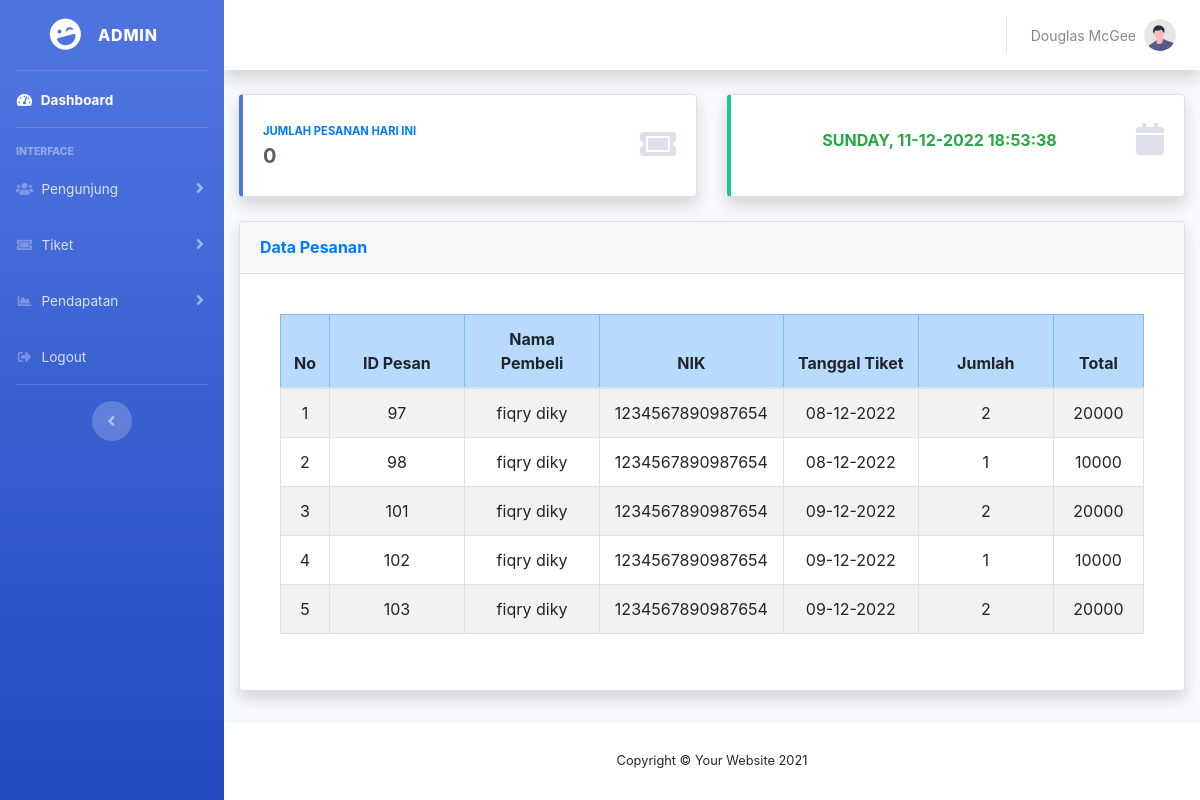
Page /admin/pemesanan.php on the committed database.
### tables this page shows
CREATE TABLE `pesan` (
  `id_pesan` int(11) NOT NULL,
  `id_user` int(11) NOT NULL,
  `id_tiket` int(11) NOT NULL,
  `jumlah` int(100) NOT NULL,
  `total` int(100) NOT NULL
);

CREATE TABLE `user` (
  `id_user` int(11) NOT NULL,
  `name` varchar(100) NOT NULL,
  `nik` varchar(16) NOT NULL,
  `ttl` date NOT NULL,
  `email` varchar(100) NOT NULL,
  `password` varchar(250) NOT NULL,
  `level` varchar(255) NOT NULL
);

CREATE TABLE `tiket` (
  `id_tiket` int(11) NOT NULL,
  `tanggal` date DEFAULT NULL,
  `jumlah_tiket` int(11) DEFAULT NULL
);

### admin/function.php (called while the page is built, shortened)
<?php
require "../connect.php";
function query($data){
    global $conn;
    $result = mysqli_query($conn,$data);
    $rows = [];
    while ($row = mysqli_fetch_array($result)){
        $rows[] = $row;
    }
    return $rows;
}
?>

### admin/pemesanan.php (the view, shortened to what this page needs)
<!DOCTYPE html>
<html lang="en">
<head>
    <link href="assets/vendor/fontawesome-free/css/all.min.css" rel="stylesheet" type="text/css">
    <link href="assets/css/sb-admin-2.min.css" rel="stylesheet">
    <link rel="stylesheet" href="https://cdn.jsdelivr.net/npm/bootstrap@4.6.2/dist/css/bootstrap.min.css">
</head>
<body id="page-top">
<?php
    require 'function.php';
    $data_pesan = query("SELECT * FROM pesan INNER JOIN tiket ON tiket.id_tiket = pesan.id_tiket INNER JOIN user ON user.id_user = pesan.id_user");
    $tanggal = date("Y-m-d");
    $total = "SELECT count(*) as jumlah FROM pesan INNER JOIN tiket ON tiket.id_tiket = pesan.id_tiket INNER JOIN user ON user.id_user = pesan.id_user WHERE tiket.tanggal = '$tanggal'";
    $hasil = mysqli_query($conn,$total);
    $result = mysqli_fetch_array($hasil)['jumlah'];
?>
    <div id="wrapper">
        <ul class="navbar-nav bg-gradient-primary sidebar sidebar-dark accordion" id="accordionSidebar">
            <a class="sidebar-brand d-flex align-items-center justify-content-center" href="index.php">
                <div class="sidebar-brand-icon rotate-n-15">
                    <i class="fas fa-laugh-wink"></i>
                </div>
                <div class="sidebar-brand-text mx-3">Admin</div>
            </a>
            <hr class="sidebar-divider my-0">
            <li class="nav-item active">
                <a class="nav-link" href="index.php">
                    <i class="fas fa-fw fa-tachometer-alt"></i>
                    <span>Dashboard</span></a>
            </li>
            <hr class="sidebar-divider">
            <div class="sidebar-heading">
                Interface
            </div>
            <li class="nav-item">
                <a class="nav-link collapsed" href="#" data-toggle="collapse" data-target="#collapseTwo"
                    aria-expanded="true" aria-controls="collapseTwo">
                    <i class="fas fa-fw fa-users"></i>
                    <span>Pengunjung</span>
                </a>
            </li>
            <li class="nav-item">
                <a class="nav-link collapsed" href="#" data-toggle="collapse" data-target="#collapseUtilities"
                    aria-expanded="true" aria-controls="collapseUtilities">
                    <i class="fas fa-fw fa-ticket-alt"></i>
                    <span>Tiket</span>
                </a>
            </li>
            <li class="nav-item">
                <a class="nav-link collapsed" href="#" data-toggle="collapse" data-target="#collapsePages"
                    aria-expanded="true" aria-controls="collapsePages">
                    <i class="fas fa-fw fa-chart-area"></i>
                    <span>Pendapatan</span>
                </a>
            </li>
            <li class="nav-item">
                <a class="nav-link" href="logout.php">
                    <i class="fas fa-fw fa-sign-out-alt"></i>
                    <span>Logout</span></a>
            </li>
            <hr class="sidebar-divider d-none d-md-block">
            <div class="text-center d-none d-md-inline">
                <button class="rounded-circle border-0" id="sidebarToggle"></button>
            </div>
        </ul>
        <div id="content-wrapper" class="d-flex flex-column">
            <div id="content">
                <nav class="navbar navbar-expand navbar-light bg-white topbar mb-4 static-top shadow">
                    <ul class="navbar-nav ml-auto">
                        <li class="nav-item dropdown no-arrow">
                            <a class="nav-link dropdown-toggle" href="#" id="userDropdown" role="button"
                                data-toggle="dropdown" aria-haspopup="true" aria-expanded="false">
                                <span class="mr-2 d-none d-lg-inline text-gray-600 small">Douglas McGee</span>
                                <img class="img-profile rounded-circle"
                                    src="img/undraw_profile.svg">
                            </a>
                        </li>
                    </ul>
                </nav>
                <div class="container-fluid">
                    <div class="row">
                        <div class="col-xl-6 col-md-6 mb-4">
                            <div class="card border-left-primary shadow h-100 py-2">
                                <div class="card-body">
                                    <div class="row no-gutters align-items-center">
                                        <div class="col mr-2">
                                            <div class="text-xs font-weight-bold text-primary text-uppercase mb-1">
                                                Jumlah Pesanan Hari Ini</div>
                                            <div class="h5 mb-0 font-weight-bold text-gray-800">
                                                <?php echo ($result)?>
                                            </div>
                                        </div>
                                        <div class="col-auto">
                                            <i class="fas fa-ticket-alt fa-2x text-gray-300"></i>
                                        </div>
                                    </div>
                                </div>
                            </div>
                        </div>
                        <div class="col-xl-6 col-md-6 mb-4">
                            <div class="card border-left-success shadow h-100 py-2">
                                <div class="card-body">
                                    <div class="row no-gutters align-items-center">
                                        <div class="col mr-2">
                                            <div class="text-xl-center font-weight-bold text-success text-uppercase mb-0">
                                                <?php date_default_timezone_set('Asia/Jakarta');
                                                      echo date('l, d-m-Y  H:i:s');
                                                ?>
                                            </div>
                                        </div>
                                        <div class="col-auto">
                                            <i class="fas fa-calendar fa-2x text-gray-300"></i>
                                        </div>
                                    </div>
                                </div>
                            </div>
                        </div>
                    </div>
                    <div class="row">
                        <div class="col-xl-12 col-lg-7">
                            <div class="card shadow mb-4">
                                <div
                                    class="card-header py-3 d-flex flex-row align-items-center justify-content-between">
                                    <h6 class="m-0 font-weight-bold text-primary">Data Pesanan</h6>
                                </div>
                                <div class="card-body">
                                <div class="card-body">
                            <div class="table-responsive">
                                <table class="table table-striped table-bordered" id="dataTable" width="100%" cellspacing="0" style="text-align: center;">
                                    <thead style="text-align: center;">
                                        <tr class="table table-primary">
                                            <th width = "5%">No</th>
                                            <th width="15%">ID Pesan</th>
                                            <th width="15%">Nama Pembeli</th>
                                            <th width="15%">NIK</th>
                                            <th width="15%">Tanggal Tiket</th>
                                            <th width="15%">Jumlah</th>
                                            <th width="10%">Total</th>
                                        </tr>
                                    </thead>
                                    <tbody>
                                        <?php $i=1 ?>
                                    <?php foreach ($data_pesan as $row) : ?>
                                        <tr>
                                            <td><?=$i?></td>
                                            <td><?= $row['id_pesan'];?></td>
                                            <td><?= $row['name'];?></td>
                                            <td><?= $row['nik'];?></td>
                                            <td><?= date('d-m-Y', strtotime( $row['tanggal']))?> </td>
                                            <td><?= $row['jumlah'];?></td>
                                            <td><?= $row['total'];?></td>
                                        </tr>
                                    <?php $i++; ?>
                                    <?php endforeach; ?>
                                    </tbody>
                                </table>
                            </div>
                        </div>
                                </div>
                            </div>
                        </div>
                    </div>
                </div>
            </div>
            <footer class="sticky-footer bg-white">
                <div class="container my-auto">
                    <div class="copyright text-center my-auto">
                        <span>Copyright &copy; Your Website 2021</span>
                    </div>
                </div>
            </footer>
        </div>
    </div>
</body>
</html>

### rows in the picture
pesan: id_pesan "97", id_user.name "fiqry diky", id_user.nik "1234567890987654", id_tiket.tanggal "08-12-2022", jumlah "2", total "20000"
pesan: id_pesan "98", id_user.name "fiqry diky", id_user.nik "1234567890987654", id_tiket.tanggal "08-12-2022", jumlah "1", total "10000"
pesan: id_pesan "101", id_user.name "fiqry diky", id_user.nik "1234567890987654", id_tiket.tanggal "09-12-2022", jumlah "2", total "20000"
pesan: id_pesan "102", id_user.name "fiqry diky", id_user.nik "1234567890987654", id_tiket.tanggal "09-12-2022", jumlah "1", total "10000"
pesan: id_pesan "103", id_user.name "fiqry diky", id_user.nik "1234567890987654", id_tiket.tanggal "09-12-2022", jumlah "2", total "20000"

### other values in the picture
$result "0"
